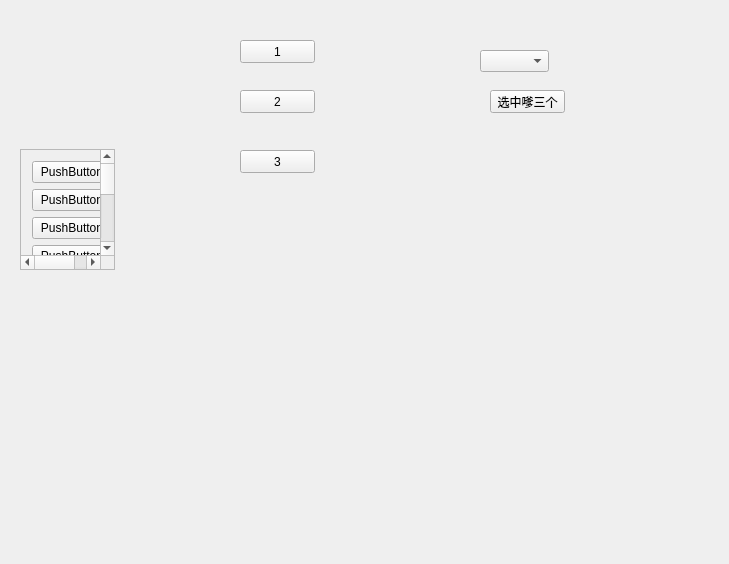
<?xml version="1.0" encoding="UTF-8"?>
<ui version="4.0">
 <class>Widget</class>
 <widget class="QWidget" name="Widget">
  <property name="geometry">
   <rect>
    <x>0</x>
    <y>0</y>
    <width>729</width>
    <height>564</height>
   </rect>
  </property>
  <property name="windowTitle">
   <string>Widget</string>
  </property>
  <widget class="QStackedWidget" name="stackedWidget">
   <property name="geometry">
    <rect>
     <x>-30</x>
     <y>69</y>
     <width>221</width>
     <height>311</height>
    </rect>
   </property>
   <property name="currentIndex">
    <number>1</number>
   </property>
   <widget class="QWidget" name="page_4">
    <widget class="QToolBox" name="toolBox">
     <property name="geometry">
      <rect>
       <x>100</x>
       <y>60</y>
       <width>69</width>
       <height>121</height>
      </rect>
     </property>
     <property name="currentIndex">
      <number>0</number>
     </property>
     <widget class="QWidget" name="page">
      <property name="geometry">
       <rect>
        <x>0</x>
        <y>0</y>
        <width>69</width>
        <height>43</height>
       </rect>
      </property>
      <attribute name="label">
       <string>家人</string>
      </attribute>
     </widget>
     <widget class="QWidget" name="page_2">
      <property name="geometry">
       <rect>
        <x>0</x>
        <y>0</y>
        <width>69</width>
        <height>43</height>
       </rect>
      </property>
      <attribute name="label">
       <string>朋友</string>
      </attribute>
     </widget>
     <widget class="QWidget" name="page_3">
      <attribute name="label">
       <string>黑名单</string>
      </attribute>
     </widget>
    </widget>
   </widget>
   <widget class="QWidget" name="page_6">
    <widget class="QScrollArea" name="scrollArea">
     <property name="geometry">
      <rect>
       <x>50</x>
       <y>80</y>
       <width>95</width>
       <height>121</height>
      </rect>
     </property>
     <property name="widgetResizable">
      <bool>true</bool>
     </property>
     <widget class="QWidget" name="scrollAreaWidgetContents">
      <property name="geometry">
       <rect>
        <x>-17</x>
        <y>-171</y>
        <width>93</width>
        <height>273</height>
       </rect>
      </property>
      <layout class="QVBoxLayout" name="verticalLayout">
       <item>
        <widget class="QPushButton" name="pushButton">
         <property name="text">
          <string>PushButton</string>
         </property>
        </widget>
       </item>
       <item>
        <widget class="QPushButton" name="pushButton_2">
         <property name="text">
          <string>PushButton</string>
         </property>
        </widget>
       </item>
       <item>
        <widget class="QPushButton" name="pushButton_9">
         <property name="text">
          <string>PushButton</string>
         </property>
        </widget>
       </item>
       <item>
        <widget class="QPushButton" name="pushButton_8">
         <property name="text">
          <string>PushButton</string>
         </property>
        </widget>
       </item>
       <item>
        <widget class="QPushButton" name="pushButton_7">
         <property name="text">
          <string>PushButton</string>
         </property>
        </widget>
       </item>
       <item>
        <widget class="QPushButton" name="pushButton_6">
         <property name="text">
          <string>PushButton</string>
         </property>
        </widget>
       </item>
       <item>
        <widget class="QPushButton" name="pushButton_5">
         <property name="text">
          <string>PushButton</string>
         </property>
        </widget>
       </item>
       <item>
        <widget class="QPushButton" name="pushButton_4">
         <property name="text">
          <string>PushButton</string>
         </property>
        </widget>
       </item>
       <item>
        <widget class="QPushButton" name="pushButton_3">
         <property name="text">
          <string>PushButton</string>
         </property>
        </widget>
       </item>
      </layout>
     </widget>
    </widget>
   </widget>
   <widget class="QWidget" name="page_5">
    <widget class="QTabWidget" name="tabWidget">
     <property name="geometry">
      <rect>
       <x>-20</x>
       <y>50</y>
       <width>211</width>
       <height>80</height>
      </rect>
     </property>
     <property name="currentIndex">
      <number>2</number>
     </property>
     <widget class="QWidget" name="tab">
      <attribute name="title">
       <string>百度</string>
      </attribute>
     </widget>
     <widget class="QWidget" name="tab_3">
      <attribute name="title">
       <string>谷歌</string>
      </attribute>
     </widget>
     <widget class="QWidget" name="tab_2">
      <attribute name="title">
       <string>4399</string>
      </attribute>
     </widget>
    </widget>
   </widget>
  </widget>
  <widget class="QPushButton" name="pushButton_10">
   <property name="geometry">
    <rect>
     <x>240</x>
     <y>40</y>
     <width>75</width>
     <height>23</height>
    </rect>
   </property>
   <property name="text">
    <string>1</string>
   </property>
  </widget>
  <widget class="QPushButton" name="pushButton_11">
   <property name="geometry">
    <rect>
     <x>240</x>
     <y>90</y>
     <width>75</width>
     <height>23</height>
    </rect>
   </property>
   <property name="text">
    <string>2</string>
   </property>
  </widget>
  <widget class="QPushButton" name="pushButton_12">
   <property name="geometry">
    <rect>
     <x>240</x>
     <y>150</y>
     <width>75</width>
     <height>23</height>
    </rect>
   </property>
   <property name="text">
    <string>3</string>
   </property>
  </widget>
  <widget class="QComboBox" name="comboBox">
   <property name="geometry">
    <rect>
     <x>480</x>
     <y>50</y>
     <width>69</width>
     <height>22</height>
    </rect>
   </property>
  </widget>
  <widget class="QPushButton" name="pushButton_13">
   <property name="geometry">
    <rect>
     <x>490</x>
     <y>90</y>
     <width>75</width>
     <height>23</height>
    </rect>
   </property>
   <property name="text">
    <string>选中嗲三个</string>
   </property>
  </widget>
 </widget>
 <layoutdefault spacing="6" margin="11"/>
 <resources/>
 <connections/>
</ui>
